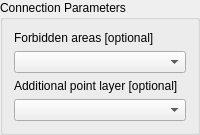
                           <widget class="QgsCollapsibleGroupBox" name="create_graph_connection_parameters">
                            <property name="title">
                             <string>Connection Parameters</string>
                            </property>
                            <layout class="QVBoxLayout" name="verticalLayout_3">
                             <property name="sizeConstraint">
                              <enum>QLayout::SetMinimumSize</enum>
                             </property>
                             <item>
                              <widget class="QLabel" name="create_graph_forbiddenarea_label">
                               <property name="text">
                                <string>Forbidden areas [optional]</string>
                               </property>
                              </widget>
                             </item>
                             <item>
                              <widget class="QgsMapLayerComboBox" name="create_graph_forbiddenarea_input">
                               <property name="toolTip">
                                <string>Select polygon layers indicating forbidden areas</string>
                               </property>
                               <property name="allowEmptyLayer">
                                <bool>true</bool>
                               </property>
                              </widget>
                             </item>
                             <item>
                              <widget class="QLabel" name="create_graph_additionalpoint_label">
                               <property name="text">
                                <string>Additional point layer [optional]</string>
                               </property>
                              </widget>
                             </item>
                             <item>
                              <widget class="QgsMapLayerComboBox" name="create_graph_additionalpoint_input">
                               <property name="toolTip">
                                <string>Select additional point layer. Available if line layer is given.</string>
                               </property>
                               <property name="allowEmptyLayer">
                                <bool>true</bool>
                               </property>
                              </widget>
                             </item>
                            </layout>
                           </widget>
